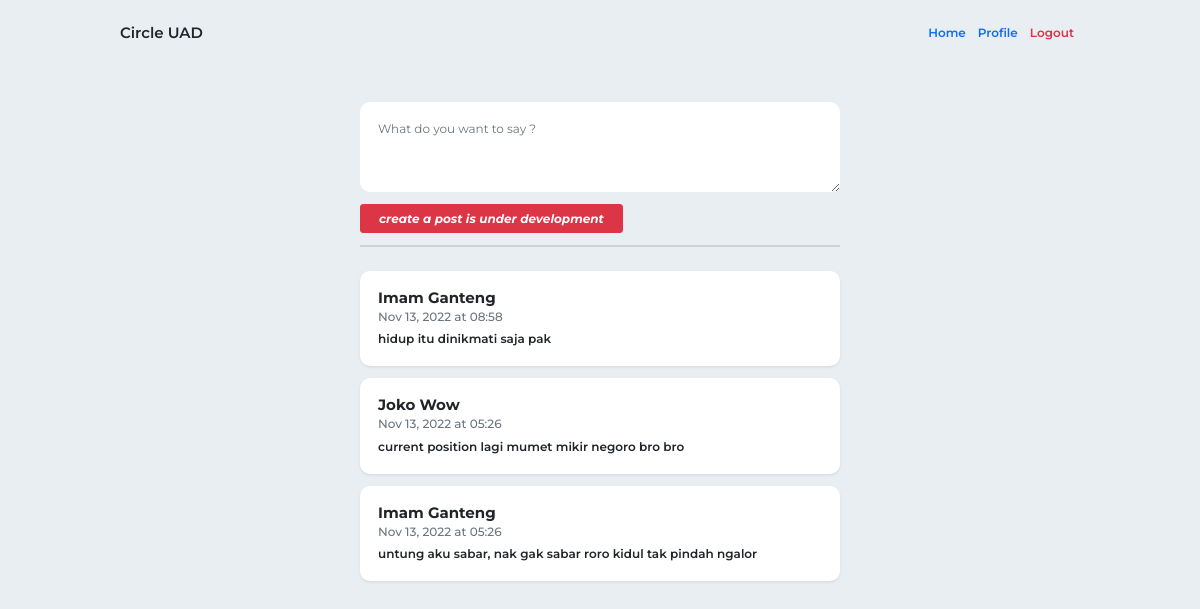
/index.php (signed in), run on the app's committed database.
### tables this page shows
CREATE TABLE `timeline` (
  `id` int NOT NULL,
  `message` text NOT NULL,
  `created_at` datetime NOT NULL,
  `id_user` int NOT NULL
);

CREATE TABLE `users` (
  `id` int NOT NULL,
  `firstname` varchar(100) NOT NULL,
  `lastname` varchar(100) NOT NULL,
  `email` varchar(100) NOT NULL,
  `password` varchar(255) NOT NULL,
  `role` tinyint(1) NOT NULL DEFAULT '0'
);

### functions/timeline.php (called while the page is built, shortened)
<?php
function get_all_message()
{
    global $link;
    $query = "SELECT timeline.*, users.* FROM timeline INNER JOIN users ON timeline.id_user = users.id order by created_at DESC";
    $result = mysqli_query($link, $query);
    return $result;
}
?>

### index.php (the view, shortened to what this page needs)
<?php
    $timeline = get_all_message();
    require_once "view/header.php";
?>
    <div class="d-flex justify-content-center mx-auto mt-5 mb-2">
        <div class="mx-3" style="width: 50%">
                <textarea class="form-control p-4" aria-label="With textarea" name="timeline" placeholder="What do you want to say ?" style="height: 90px; border:none; border-radius :10px;"></textarea>
                <div class="d-flex justify-content-start">
                    <input class="btn btn-danger fw-bold px-4 mt-3 fst-italic" type="submit" value="create a post is under development">
                </div>
                <hr style="border: 1px solid grey">
        </div>
    </div>
    <div style="padding-bottom: 7em">
    <?php
        if (mysqli_num_rows($timeline) > 0) {
            while ($result = mysqli_fetch_array($timeline)) {
                $date       = strtotime($result['created_at']);
                $realdate   = date('M d, Y',$date);
                $realtime   = date("h:i", $date);
                $firstname  = $result['firstname'];
                $lastname   = $result['lastname'];
                $message    = $result['message'];
    ?>
        <div class="d-flex justify-content-center mx-auto mt-3">
            <div class="card mx-3 p-2 shadow-sm" style="width: 50%; border-radius: 10px; border: none; ">
                <div class="card-body">
                    <h5 class="card-title fw-bold"><?= $firstname . ' ' . $lastname ?></h5>
                    <h6 class="card-subtitle mb-2 text-muted"><?= $realdate . ' at ' . $realtime ?></h6>
                    <p class="card-text"><?= $message ?></p>
                </div>
            </div>
        </div>
        <?php } ?>
    <?php } ?>
    </div>
<?php require_once "view/footer.php"; ?>

### view/style.css (style rules this page uses)
body, html { font-family: 'Montserrat', sans-serif; font-size: 12px; background-color: #e9eef3; height: 100%; font-weight: 600; }

### data on the page
timeline: id_user.firstname "Imam", id_user.lastname "Ganteng", created_at "Nov 13, 2022", created_at "08:58", message "hidup itu dinikmati saja pak"
timeline: id_user.firstname "Joko", id_user.lastname "Wow", created_at "Nov 13, 2022", created_at "05:26", message "current position lagi mumet mikir negoro bro bro"
timeline: id_user.firstname "Imam", id_user.lastname "Ganteng", created_at "Nov 13, 2022", created_at "05:26", message "untung aku sabar, nak gak sabar roro kidul tak pindah ngalor"
